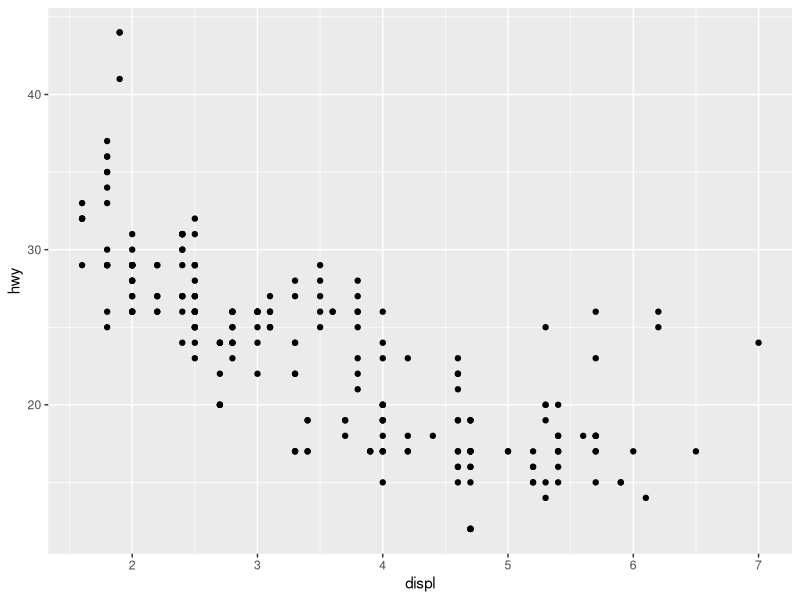
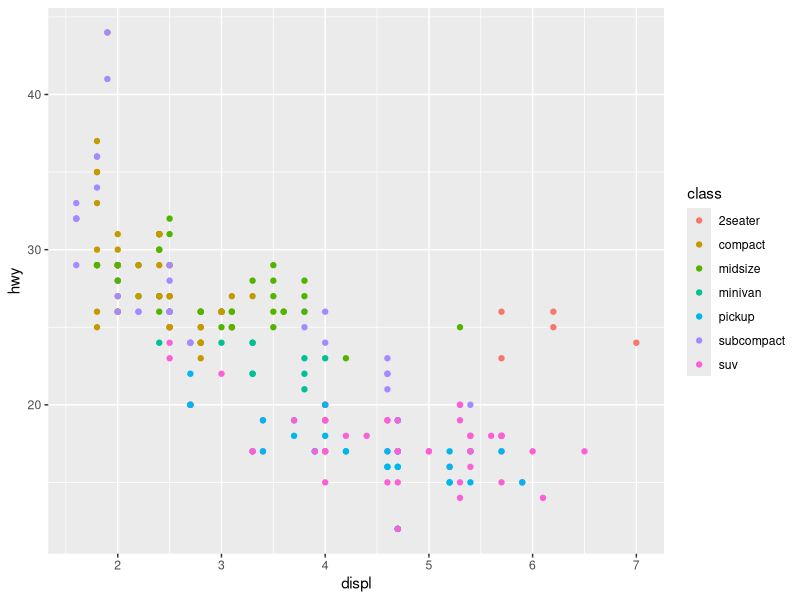
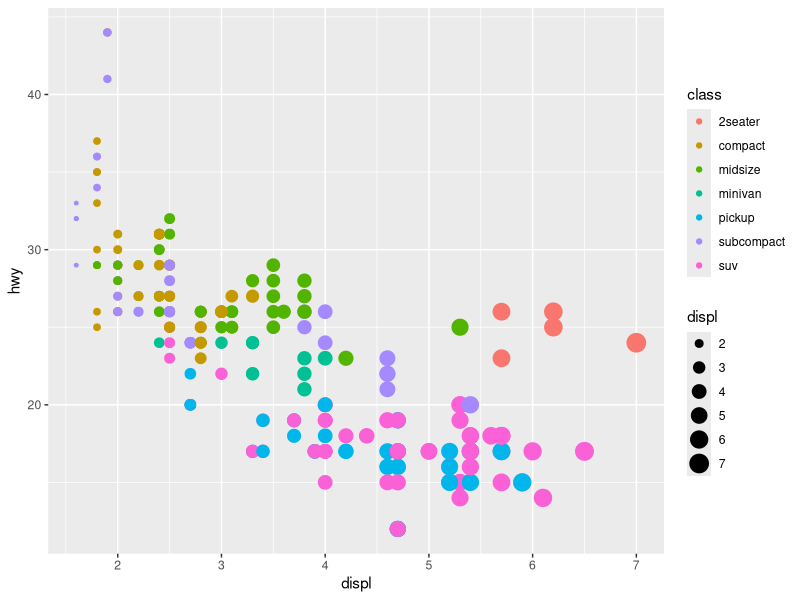
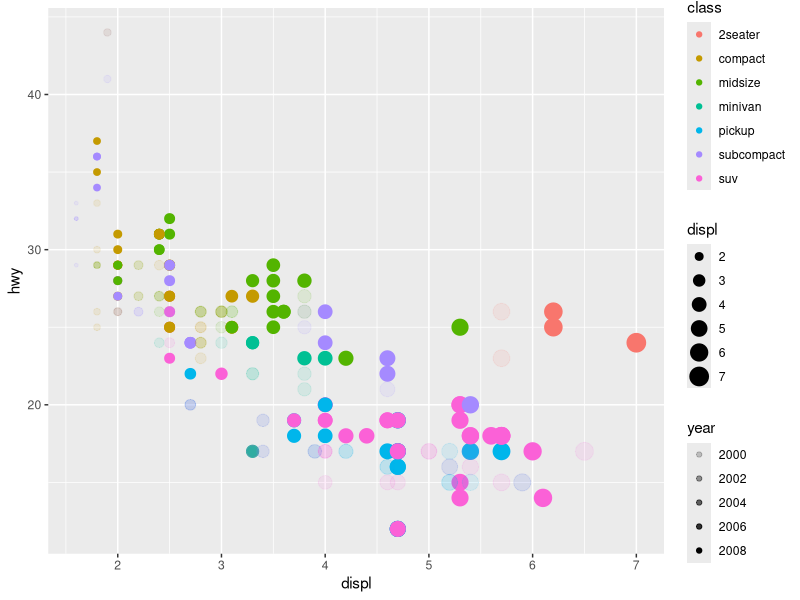
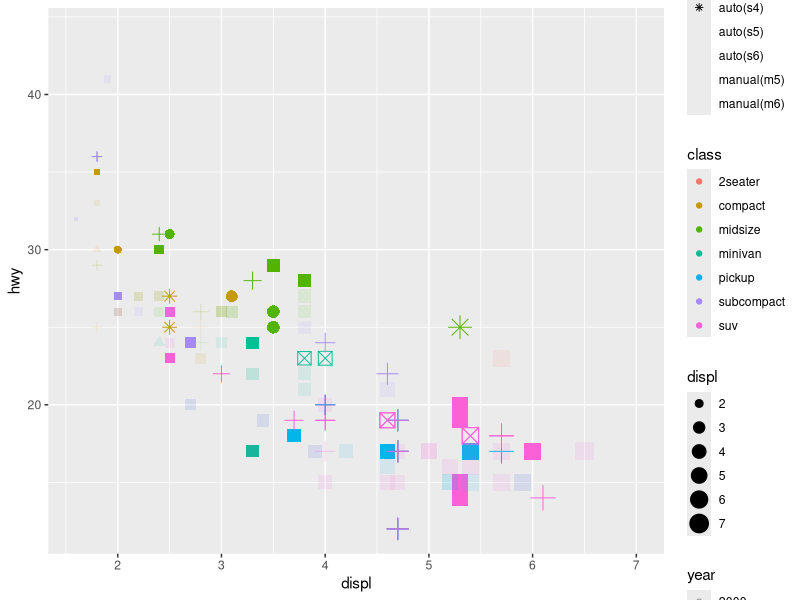
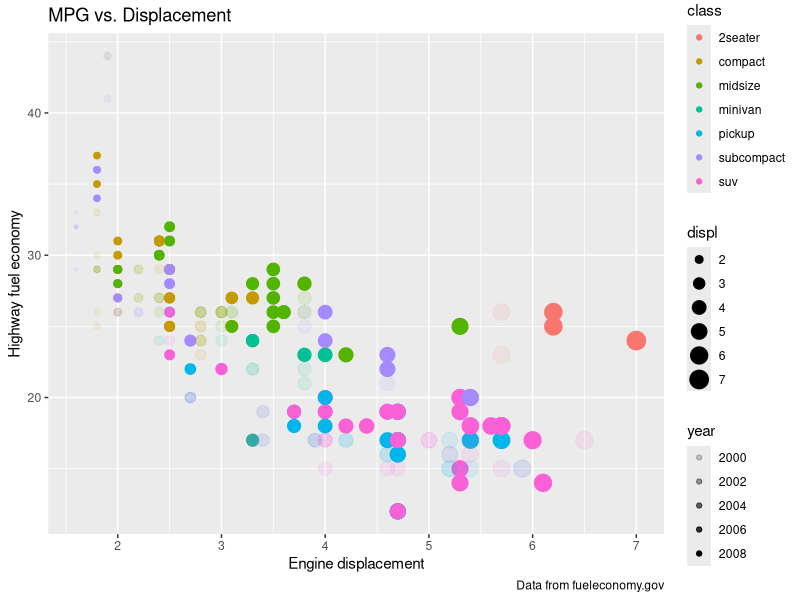

Recreate these plots in R, in order.
## ---- chunk 1
library(tidyverse) # load tidyverse packacges which includes ggplot2
head(mpg) # print first 6 rows

ggplot(data = mpg) + # specifies dataframe used for visualization
  geom_point(mapping = aes(x = displ, y = hwy)) # adds first layer, in this case points, and specifies x variable, and y variable 


## ---- chunk 2
# Next, we'll map an aesthetic to another variable. In this case, we use the aesthetic color so the graph can tell us the class of the vehicle in addition to the displacement and mpg.
ggplot(data = mpg) +
  geom_point(mapping = aes(x = displ, y = hwy, color = class))


# Other examples of aesthetics we can use are size and alpha (transparancy)
ggplot(data = mpg) +
  geom_point(mapping = aes(x = displ, y = hwy, color = class, size = displ))

ggplot(data = mpg) +
  geom_point(mapping = aes(x = displ, y = hwy, color = class, size = displ, alpha = year))

# Let's try adding shape too to show what type of transmission 
ggplot(data = mpg) +
  geom_point(mapping = aes(x = displ, y = hwy, color = class, size = displ, alpha = year, shape = trans))

# And how about a title?
ggplot(data = mpg) +
  geom_point(mapping = aes(x = displ, y = hwy, color = class, size = displ, alpha = year)) +
  labs(
    title = "MPG vs. Displacement",
    caption = "Data from fueleconomy.gov",
    x = "Engine displacement",
    y = "Highway fuel economy") 
## ---- chunk 3
# ggplot(data = mpg) +
#   geom_point(mapping = aes(x = displ, y = hwy, color = displ <5))
## ---- chunk 4
# ggplot(data = mpg) +
#   geom_smooth(mapping = aes(x = displ, y = hwy))
